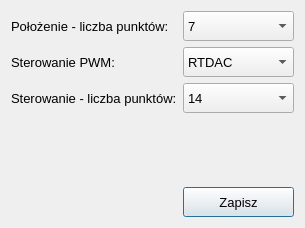
<?xml version="1.0" encoding="UTF-8"?>
<ui version="4.0">
 <class>SettingsDialog</class>
 <widget class="QDialog" name="SettingsDialog">
  <property name="geometry">
   <rect>
    <x>0</x>
    <y>0</y>
    <width>305</width>
    <height>228</height>
   </rect>
  </property>
  <property name="windowTitle">
   <string>Ustawienia eksperymentu</string>
  </property>
  <layout class="QHBoxLayout" name="horizontalLayout">
   <item>
    <layout class="QFormLayout" name="formLayout">
     <item row="0" column="0">
      <widget class="QLabel" name="label">
       <property name="minimumSize">
        <size>
         <width>0</width>
         <height>30</height>
        </size>
       </property>
       <property name="font">
        <font>
         <pointsize>10</pointsize>
        </font>
       </property>
       <property name="text">
        <string>Położenie - liczba punktów:</string>
       </property>
      </widget>
     </item>
     <item row="0" column="1">
      <widget class="QComboBox" name="displacementNofP">
       <property name="minimumSize">
        <size>
         <width>10</width>
         <height>30</height>
        </size>
       </property>
       <property name="font">
        <font>
         <pointsize>10</pointsize>
        </font>
       </property>
       <item>
        <property name="text">
         <string>7</string>
        </property>
       </item>
       <item>
        <property name="text">
         <string>11</string>
        </property>
       </item>
       <item>
        <property name="text">
         <string>16</string>
        </property>
       </item>
       <item>
        <property name="text">
         <string>31</string>
        </property>
       </item>
      </widget>
     </item>
     <item row="1" column="0">
      <widget class="QLabel" name="label_2">
       <property name="minimumSize">
        <size>
         <width>0</width>
         <height>30</height>
        </size>
       </property>
       <property name="font">
        <font>
         <pointsize>10</pointsize>
        </font>
       </property>
       <property name="text">
        <string>Sterowanie PWM:</string>
       </property>
      </widget>
     </item>
     <item row="1" column="1">
      <widget class="QComboBox" name="controlSource">
       <property name="minimumSize">
        <size>
         <width>0</width>
         <height>30</height>
        </size>
       </property>
       <property name="font">
        <font>
         <pointsize>10</pointsize>
        </font>
       </property>
       <item>
        <property name="text">
         <string>RTDAC</string>
        </property>
       </item>
       <item>
        <property name="text">
         <string>NUCLEO</string>
        </property>
       </item>
      </widget>
     </item>
     <item row="2" column="0">
      <widget class="QLabel" name="label_4">
       <property name="minimumSize">
        <size>
         <width>0</width>
         <height>30</height>
        </size>
       </property>
       <property name="font">
        <font>
         <pointsize>10</pointsize>
        </font>
       </property>
       <property name="text">
        <string>Sterowanie - liczba punktów:</string>
       </property>
      </widget>
     </item>
     <item row="2" column="1">
      <widget class="QComboBox" name="controlNofP">
       <property name="minimumSize">
        <size>
         <width>20</width>
         <height>30</height>
        </size>
       </property>
       <property name="font">
        <font>
         <pointsize>10</pointsize>
        </font>
       </property>
       <item>
        <property name="text">
         <string>14</string>
        </property>
       </item>
       <item>
        <property name="text">
         <string>16</string>
        </property>
       </item>
       <item>
        <property name="text">
         <string>22</string>
        </property>
       </item>
       <item>
        <property name="text">
         <string>36</string>
        </property>
       </item>
      </widget>
     </item>
     <item row="3" column="0">
      <spacer name="verticalSpacer">
       <property name="orientation">
        <enum>Qt::Vertical</enum>
       </property>
       <property name="sizeHint" stdset="0">
        <size>
         <width>20</width>
         <height>40</height>
        </size>
       </property>
      </spacer>
     </item>
     <item row="3" column="1">
      <spacer name="verticalSpacer_2">
       <property name="orientation">
        <enum>Qt::Vertical</enum>
       </property>
       <property name="sizeHint" stdset="0">
        <size>
         <width>20</width>
         <height>40</height>
        </size>
       </property>
      </spacer>
     </item>
     <item row="4" column="0">
      <spacer name="horizontalSpacer">
       <property name="orientation">
        <enum>Qt::Horizontal</enum>
       </property>
       <property name="sizeHint" stdset="0">
        <size>
         <width>40</width>
         <height>20</height>
        </size>
       </property>
      </spacer>
     </item>
     <item row="4" column="1">
      <widget class="QPushButton" name="saveButton">
       <property name="minimumSize">
        <size>
         <width>20</width>
         <height>30</height>
        </size>
       </property>
       <property name="font">
        <font>
         <pointsize>10</pointsize>
        </font>
       </property>
       <property name="text">
        <string>Zapisz</string>
       </property>
      </widget>
     </item>
    </layout>
   </item>
  </layout>
 </widget>
 <resources/>
 <connections/>
</ui>
